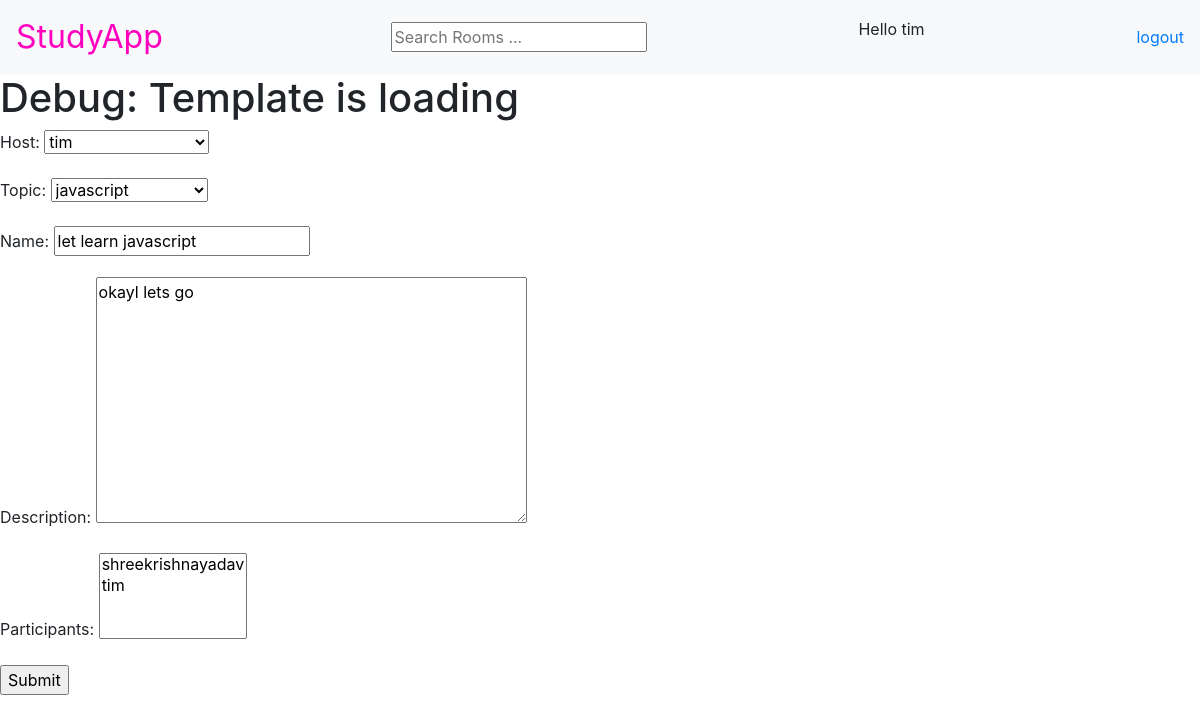
Before: /update-room/3 (signed in) with the older database file.
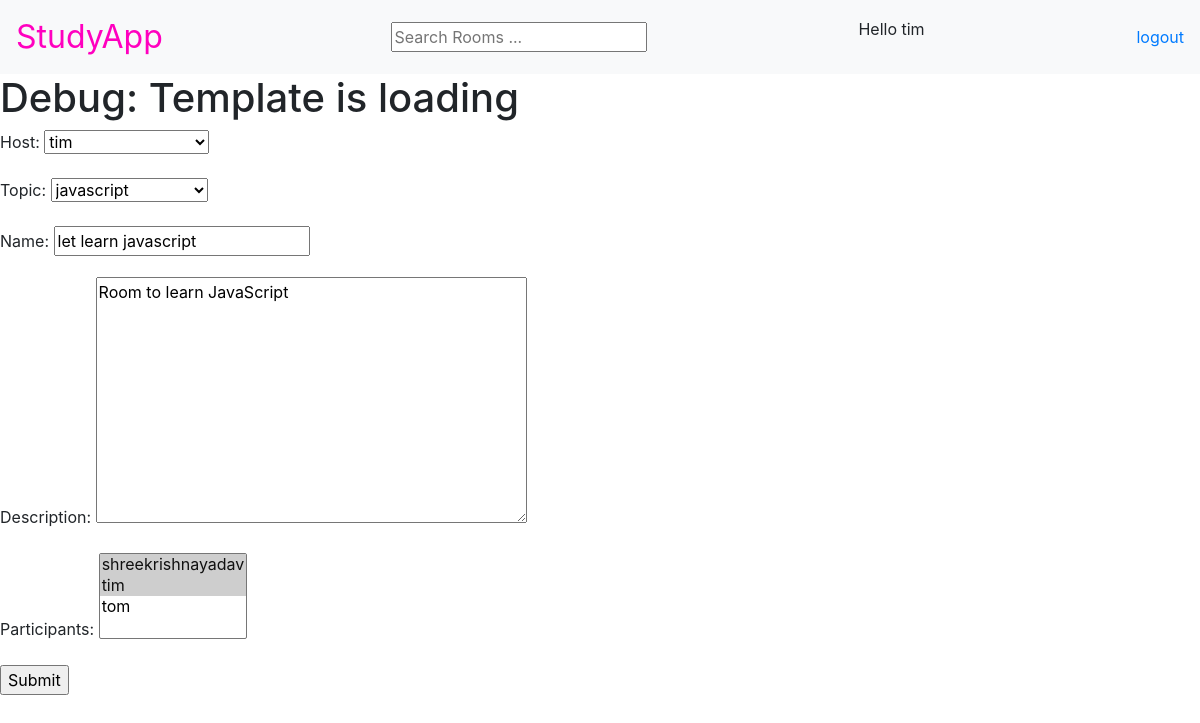
After: the same page with the newer database file.
### base/models.py (models this page shows, shortened)
class Room(models.Model):
    host = models.ForeignKey(User, on_delete=models.SET_NULL, null=True)
    topic = models.ForeignKey(Topic, on_delete=models.SET_NULL, null=True)
    name = models.CharField(max_length=200)
    description = models.TextField(null=True, blank=True)
    participants = models.ManyToManyField(User, related_name='participants', blank=True)
    updated = models.DateTimeField(auto_now=True)
    created = models.DateTimeField(auto_now_add=True)
    class Meta:
        ordering = ['-created', '-updated']

### base/views.py (the view)
# urls.py: path("update-room/<str:pk>", views.updateRoom , name = "update-room" ),
@login_required(login_url='login')
def updateRoom(request, pk):
    room = Room.objects.get(id = pk)
    form = UpdateForm(instance=room)
    if request.method == "POST":
        form = UpdateForm(request.POST, instance=room)
        if form.is_valid():
            form.save()
            return redirect('home')
    context= {'form': form}
    return render(request, 'base/room_form.html', context=context)

### base/forms.py
class UpdateForm(forms.ModelForm):
    class Meta:
        model = Room
        fields = '__all__'

### base/models.py (called while the page is built)
    def __str__(self):
        return self.name

### base/templates/base/room_form.html (shortened to what this page needs)
{% extends "base/main.html" %}
{% block content %}
    <h1> Debug: Template is loading </h1>
    <div>
        <form method="POST" action="">
            {{ form.as_p }}
            <input type="submit" value="Submit" />
        </form>
    </div>
{% endblock content %}

Changed rows visible on the page:
changed Room "tim": description "okayl lets go" → "Room to learn JavaScript"
Other visible differences:
form field participants: "shreekrishnayadav / tim" → "shreekrishnayadav ☑ / tim ☑ / tom"
